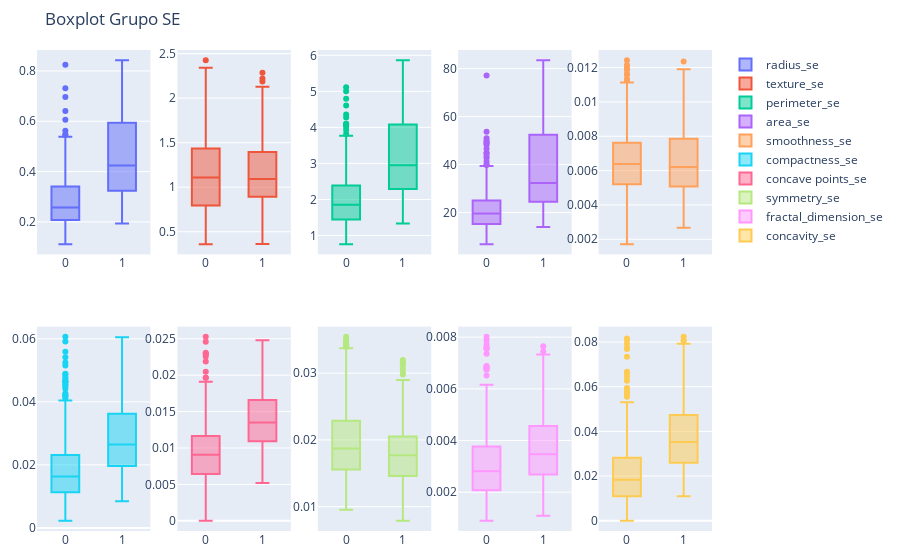

The notebook cell saved with this chart:
### Code cell
fig2 = make_subplots(rows=2,cols=5)

fig2.add_trace(go.Box(x=dataset.diagnosis, y=dataset.radius_se, name='radius_se'), row=1, col=1)
fig2.add_trace(go.Box(x=dataset.diagnosis, y=dataset.texture_se, name='texture_se'), row=1, col=2)
fig2.add_trace(go.Box(x=dataset.diagnosis, y=dataset.perimeter_se, name='perimeter_se'), row=1, col=3)
fig2.add_trace(go.Box(x=dataset.diagnosis, y=dataset.area_se, name='area_se'), row=1, col=4)
fig2.add_trace(go.Box(x=dataset.diagnosis, y=dataset.smoothness_se, name='smoothness_se'), row=1, col=5)
fig2.add_trace(go.Box(x=dataset.diagnosis, y=dataset.compactness_se, name='compactness_se'), row=2, col=1)
fig2.add_trace(go.Box(x=dataset.diagnosis, y=dataset['concave points_se'], name='concave points_se'), row=2, col=2)
fig2.add_trace(go.Box(x=dataset.diagnosis, y=dataset.symmetry_se, name='symmetry_se'), row=2, col=3)
fig2.add_trace(go.Box(x=dataset.diagnosis, y=dataset.fractal_dimension_se, name='fractal_dimension_se'), row=2, col=4)
fig2.add_trace(go.Box(x=dataset.diagnosis, y=dataset.concavity_se, name='concavity_se'), row=2, col=5)

fig2.update_layout(
    title = go.layout.Title(text='Boxplot Grupo SE'),
    margin=dict(l=20, r=20, t=50, b=20)
)

fig2.show()

### Figure 1 — Plotly figure (JSON) as saved in the notebook; plotly's stock layout.template omitted (floating-point values rounded to 4 significant figures; data arrays with more than 128 entries replaced by an {"elided": "..."} marker saying what was removed)
{"data": [{"name": "radius_se", "type": "box", "x": {"elided": "569 int values"}, "xaxis": "x", "y": {"elided": "569 float values"}, "yaxis": "y"}, {"name": "texture_se", "type": "box", "x": {"elided": "569 int values"}, "xaxis": "x2", "y": {"elided": "569 float values"}, "yaxis": "y2"}, {"name": "perimeter_se", "type": "box", "x": {"elided": "569 int values"}, "xaxis": "x3", "y": {"elided": "569 float values"}, "yaxis": "y3"}, {"name": "area_se", "type": "box", "x": {"elided": "569 int values"}, "xaxis": "x4", "y": {"elided": "569 float values"}, "yaxis": "y4"}, {"name": "smoothness_se", "type": "box", "x": {"elided": "569 int values"}, "xaxis": "x5", "y": {"elided": "569 float values"}, "yaxis": "y5"}, {"name": "compactness_se", "type": "box", "x": {"elided": "569 int values"}, "xaxis": "x6", "y": {"elided": "569 float values"}, "yaxis": "y6"}, {"name": "concave points_se", "type": "box", "x": {"elided": "569 int values"}, "xaxis": "x7", "y": {"elided": "569 float values"}, "yaxis": "y7"}, {"name": "symmetry_se", "type": "box", "x": {"elided": "569 int values"}, "xaxis": "x8", "y": {"elided": "569 float values"}, "yaxis": "y8"}, {"name": "fractal_dimension_se", "type": "box", "x": {"elided": "569 int values"}, "xaxis": "x9", "y": {"elided": "569 float values"}, "yaxis": "y9"}, {"name": "concavity_se", "type": "box", "x": {"elided": "569 int values"}, "xaxis": "x10", "y": {"elided": "569 float values"}, "yaxis": "y10"}], "layout": {"margin": {"b": 20, "l": 20, "r": 20, "t": 50}, "title": {"text": "Boxplot Grupo SE"}, "xaxis": {"anchor": "y", "domain": [0, 0.168]}, "xaxis10": {"anchor": "y10", "domain": [0.832, 1]}, "xaxis2": {"anchor": "y2", "domain": [0.208, 0.376]}, "xaxis3": {"anchor": "y3", "domain": [0.416, 0.584]}, "xaxis4": {"anchor": "y4", "domain": [0.624, 0.792]}, "xaxis5": {"anchor": "y5", "domain": [0.832, 1]}, "xaxis6": {"anchor": "y6", "domain": [0, 0.168]}, "xaxis7": {"anchor": "y7", "domain": [0.208, 0.376]}, "xaxis8": {"anchor": "y8", "domain": [0.416, 0.584]}, "xaxis9": {"anchor": "y9", "domain": [0.624, 0.792]}, "yaxis": {"anchor": "x", "domain": [0.575, 1]}, "yaxis10": {"anchor": "x10", "domain": [0, 0.425]}, "yaxis2": {"anchor": "x2", "domain": [0.575, 1]}, "yaxis3": {"anchor": "x3", "domain": [0.575, 1]}, "yaxis4": {"anchor": "x4", "domain": [0.575, 1]}, "yaxis5": {"anchor": "x5", "domain": [0.575, 1]}, "yaxis6": {"anchor": "x6", "domain": [0, 0.425]}, "yaxis7": {"anchor": "x7", "domain": [0, 0.425]}, "yaxis8": {"anchor": "x8", "domain": [0, 0.425]}, "yaxis9": {"anchor": "x9", "domain": [0, 0.425]}}}
